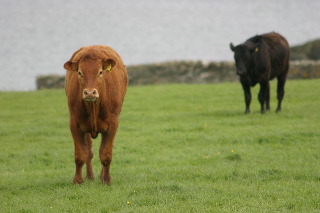
#> input picture 2 midterm/images/1_21_s.bmp, 320 x 213 px
$ python test.py   (older library calls are emulated)
#> lines starting #> are read from the running program, lines starting #| are printed output that depends on the picture; after the words box and inside, x2 and y2 are one past the last pixel; in counts of white or black regions, pixels touching at a corner belong together
from pathlib import Path

import cv2
import numpy as np

if __name__ == '__main__':
    # Let's load a simple image with 3 black squares
    image = cv2.imread('images/1_21_s.bmp')
#> image is the input picture: shape (213, 320, 3); mean B, G, R 102.1, 147.5, 142.2

    # Grayscale
    gray = cv2.cvtColor(image, cv2.COLOR_BGR2GRAY)
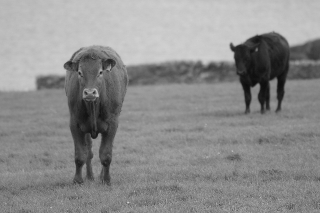
#> gray: shape (213, 320); min 12, max 209, mean 140.7

    ret, thresh1 = cv2.threshold(gray, 130, 255, cv2.THRESH_BINARY_INV)
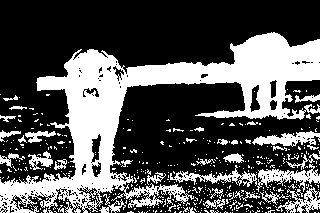
#> thresh1: shape (213, 320); 33.4% white; 435 white regions (400 under 20 px), largest, box (x1, y1, x2, y2) and area: (0, 32, 320, 213) 17043, (256, 164, 320, 192) 685, (252, 131, 320, 150) 602
    cv2.imshow("image thresholding", thresh1)
    cv2.waitKey(0)

    # Find Canny edges
    edged = cv2.Canny(thresh1, 30, 200)
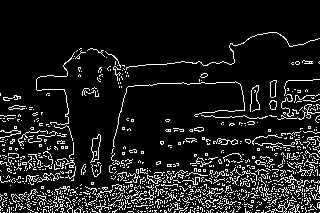
#> edged: shape (213, 320); 10.7% white in thin lines or dots, all inside (x1, y1, x2, y2) = (0, 32, 320, 213)
    cv2.imshow("image edged", edged)
    cv2.waitKey(0)

    # Finding Contours
    # Use a copy of the image e.g. edged.copy()
    # since findContours alters the image
    _, contours, hierarchy = cv2.findContours(edged, cv2.RETR_LIST, cv2.CHAIN_APPROX_NONE)
#> contours = 1051 contours, 1038 with area under 20; largest, box (x1, y1, x2, y2) and area: (90, 134, 101, 163) 153, (91, 134, 101, 162) 148, (270, 80, 277, 98) 82, (270, 80, 277, 98) 82, (269, 100, 277, 110) 51

    real_contours = []
    for contour in contours:
        if cv2.contourArea(contour) > 200:
            rect = cv2.minAreaRect(contour)
            print(rect)
            box = cv2.boxPoints(rect)
            box = np.int0(box)
            cv2.drawContours(image, [box], 0, (0, 0, 255), 2)
#> this loop made 1051 passes
#> contour on passes 1 to 3: [[319, 212]], [[314, 212], [315, 212]], [[309, 212]]

    print("Number of Contours found = " + str(len(contours)))
#| Number of Contours found = 1051
    print("Number of Contours filteres = " + str(len(real_contours)))

    # Draw all contours
    # -1 signifies drawing all contours
    # cv2.drawContours(image, real_contours, -1, (0, 0, 255), -1)

    cv2.imshow('Contours', image)
    cv2.waitKey(0)
    cv2.destroyAllWindows()

$ run again, with 2 midterm/images/1_14_s.bmp copied over 2 midterm/images/1_21_s.bmp
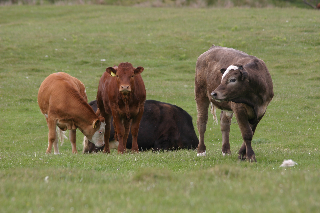
#> input picture 2 midterm/images/1_14_s.bmp, 320 x 213 px
#> image is the input picture: shape (213, 320, 3); mean B, G, R 85, 125.1, 126.5
#> `ret, thresh1 = cv2.threshold(gray, 130, 255, cv2.THRESH_BINARY_INV)`:
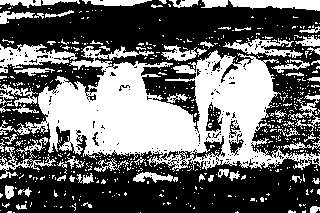
#> thresh1: shape (213, 320); 40.7% white; 658 white regions (595 under 20 px), largest, box (x1, y1, x2, y2) and area: (0, 46, 320, 172) 17997, (0, 44, 77, 73) 1050, (229, 0, 320, 11) 723
#> `edged = cv2.Canny(thresh1, 30, 200)`:
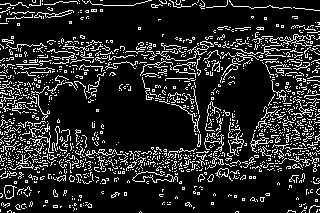
#> edged: shape (213, 320); 15.1% white in thin lines or dots
#> contours = 1501 contours, 1482 with area under 20; largest, box (x1, y1, x2, y2) and area: (4, 185, 17, 199) 104, (4, 185, 14, 199) 101, (269, 34, 315, 47) 58, (34, 10, 74, 19) 34, (250, 133, 273, 153) 32
#> the loop `for contour in contours:` made 1501 passes
#> contour on passes 1, 2, 4: [[305, 212]], [[13, 212], [14, 212]], [[140, 211], [139, 212], [140, 211], [141, 212]]
#| Number of Contours found = 1501

$ run again, with 2 midterm/images/1_17_s.bmp copied over 2 midterm/images/1_21_s.bmp
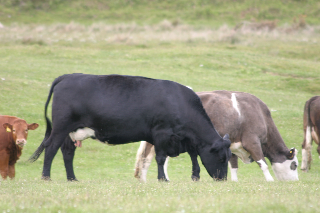
#> input picture 2 midterm/images/1_17_s.bmp, 320 x 213 px
#> image is the input picture: shape (213, 320, 3); mean B, G, R 132, 163.7, 162.6
#> `ret, thresh1 = cv2.threshold(gray, 130, 255, cv2.THRESH_BINARY_INV)`:
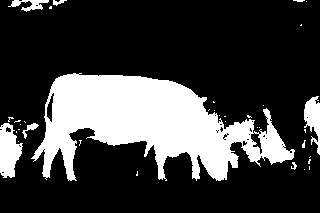
#> thresh1: shape (213, 320); 24.5% white; 36 white regions (29 under 20 px), largest, box (x1, y1, x2, y2) and area: (31, 73, 295, 181) 14770, (0, 123, 23, 178) 859, (304, 96, 320, 155) 534
#> `edged = cv2.Canny(thresh1, 30, 200)`:
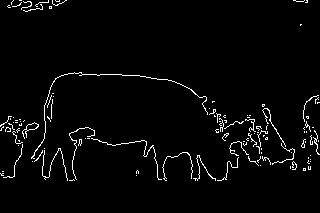
#> edged: shape (213, 320); 2.9% white in thin lines or dots, all inside (x1, y1, x2, y2) = (0, 0, 320, 181)
#> contours = 129 contours, 127 with area under 20; largest, box (x1, y1, x2, y2) and area: (22, 122, 39, 139) 64, (26, 122, 39, 131) 58
#> the loop `for contour in contours:` made 129 passes
#> contour on passes 2, 4, 6, 9, 10, 11, 13, 15: [[136, 175]], [[2, 171], [3, 171]], [[303, 169], [304, 168], [305, 169], [304, 170]], [[290, 166], [290, 167], [290, 168], [290, 167]], [[260, 165]], [[310, 161]], [[32, 161]], [[310, 159]]
#| Number of Contours found = 129
